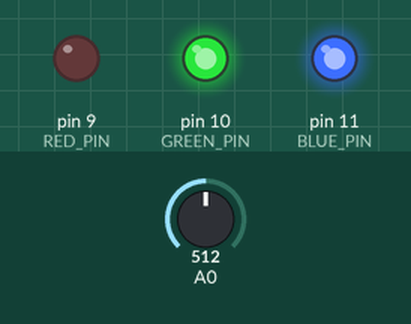
Simulated run of this sketch. Board: Arduino Uno, built with avr-gcc and run on an emulated ATmega328P. On the bench: output pins drawn as LEDs (lit = HIGH). Inputs (shaded band) come from the test bench; at power-on: A0 = 512.

Above: at 1.2 s.
1.3 s: A0 set to 497
At 2.5 s:
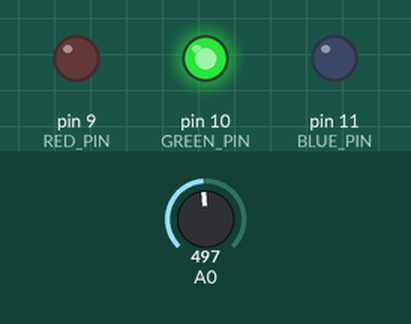
2.8 s: A0 set to 359
4.3 s: A0 set to 334
At 4.8 s:
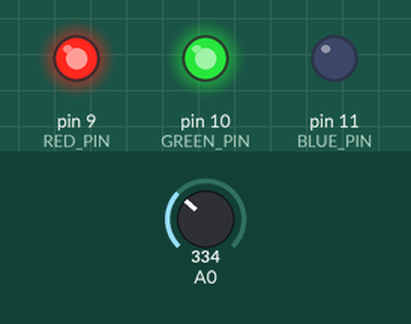
5.8 s: A0 set to 180
7.3 s: A0 set to 156
At 8.3 s:
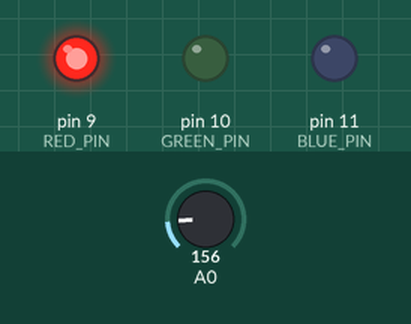
8.8 s: A0 set to 306
At 9.5 s:
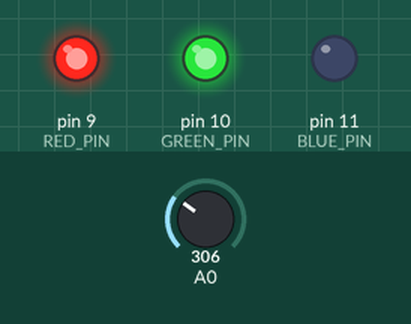
Timing chart, 0 to 11.3 s (numbered marks = the images above; inputs shaded):
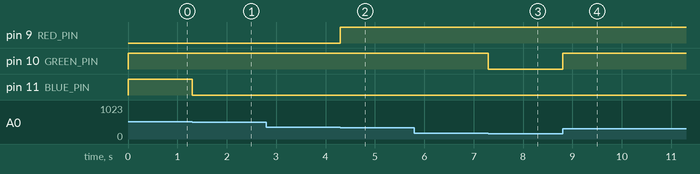

Measured:
- the behaviour switches between 512 and 511 on A0 (found by bisection; images 0 and 1)
- the behaviour switches between 342 and 341 on A0 (found by bisection; images 1 and 2)
- the behaviour switches between 171 and 170 on A0 (found by bisection; images 2 and 3)
- after the input at 1.3 s, pin 11 (BLUE_PIN): HIGH → LOW at once
- after the input at 2.8 s, every drawn part: stays the same
- after the input at 4.3 s, pin 9 (RED_PIN): LOW → HIGH at once
- after the input at 5.8 s, every drawn part: stays the same
- after the input at 7.3 s, pin 10 (GREEN_PIN): HIGH → LOW at once
- after the input at 8.8 s, pin 10 (GREEN_PIN): LOW → HIGH at once

The sketch:

PetentiometerSpectrum.ino
```cpp
const int RED_PIN = 9;
const int GREEN_PIN = 10;
const int BLUE_PIN = 11;

void setup()
{
  pinMode(RED_PIN, OUTPUT);
  pinMode(GREEN_PIN, OUTPUT);
  pinMode(BLUE_PIN, OUTPUT);
}
void loop()
{
  int sensorValue;
  sensorValue = analogRead(sensorValue);
  if (sensorValue <= 170.5)
  {
    digitalWrite(RED_PIN, HIGH);
    digitalWrite(GREEN_PIN, LOW);
    digitalWrite(BLUE_PIN, LOW);
  }
  else if (sensorValue <= 341)
  {
    digitalWrite(RED_PIN, HIGH);
    digitalWrite(GREEN_PIN, HIGH);
    digitalWrite(BLUE_PIN, LOW);
  }
  else if (sensorValue <= 511.5)
  {
    digitalWrite(RED_PIN, LOW);
    digitalWrite(GREEN_PIN, HIGH);
    digitalWrite(BLUE_PIN, LOW);
  }
  else if (sensorValue <= 682)
  {
    digitalWrite(RED_PIN, LOW);
    digitalWrite(GREEN_PIN, HIGH);
    digitalWrite(BLUE_PIN, HIGH);
  }
  else if (sensorValue <= 852.5)
  {
    digitalWrite(RED_PIN, LOW);
    digitalWrite(GREEN_PIN, LOW);
    digitalWrite(BLUE_PIN, HIGH);
  }
  else if (sensorValue <= 1023)
  {
    digitalWrite(RED_PIN, HIGH);
    digitalWrite(GREEN_PIN, LOW);
    digitalWrite(BLUE_PIN, HIGH);
  }
}
```
